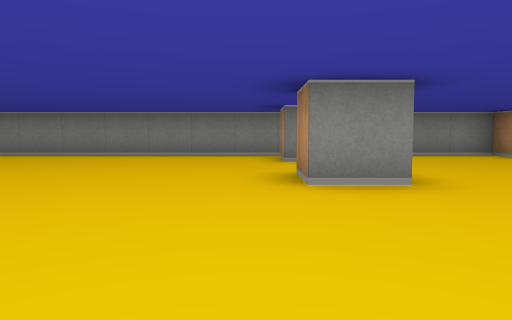
[1] (above)

24 first-person views from a walk through a cub3D maze. The camera is about half as high as the walls, tilts 4° down and sees 70° across. The floor is counted in squares. Each view is taken from the middle of a square. On the plan, view 1 faces up. The plan holds only what a view shows up to about 9 squares ahead; the rest is blank.

[2]
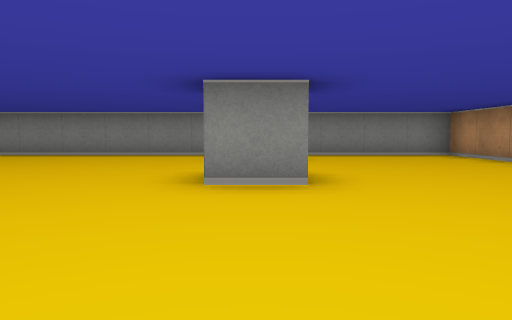

[3]
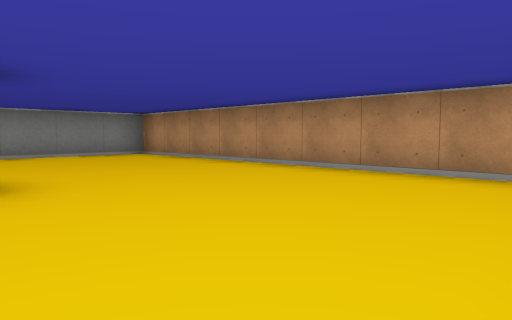

[4]
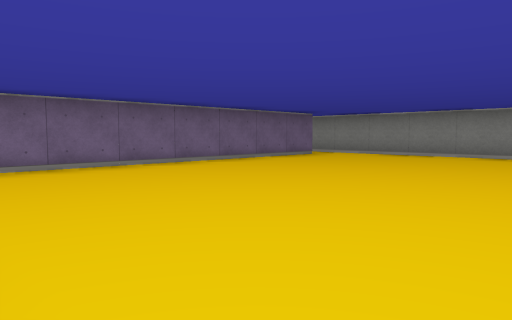

[5]
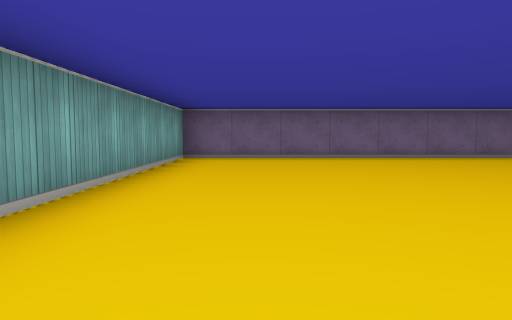

[6]
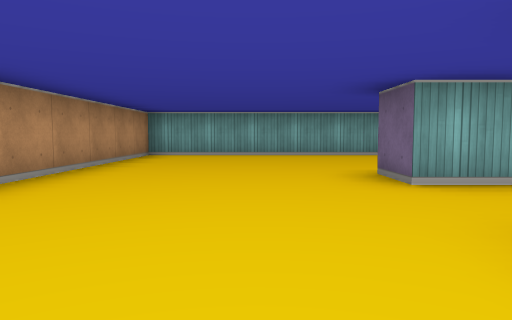

[7]
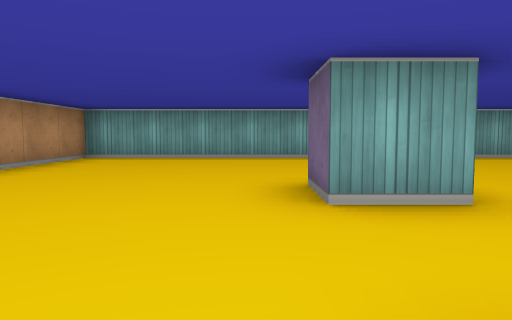

[8]
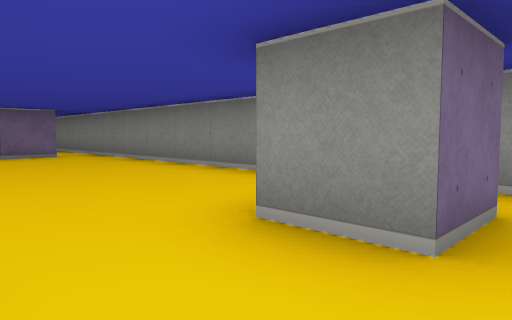

[9]
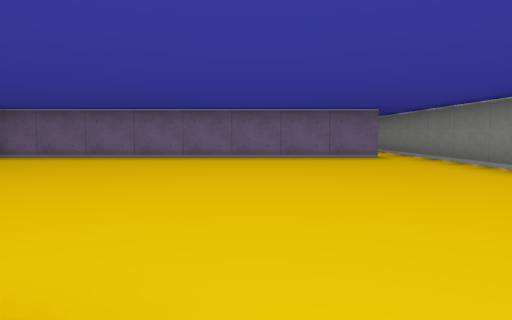

[10]
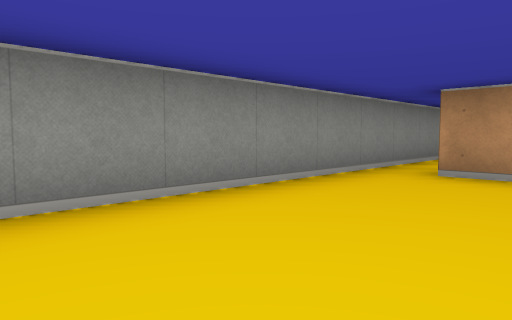

[11]
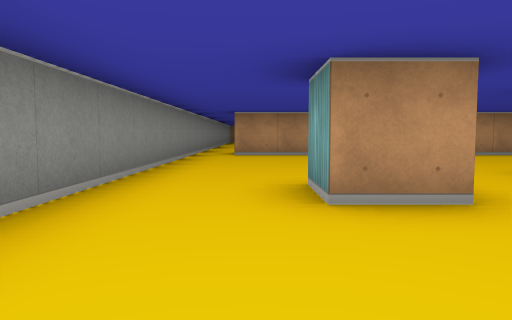

[12]
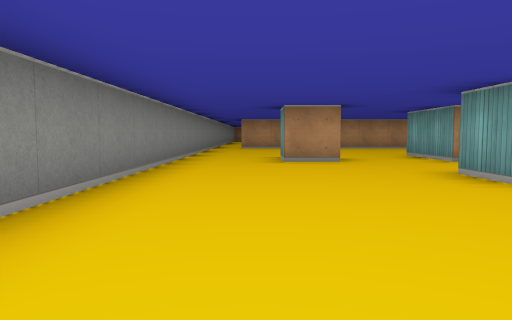

[13]
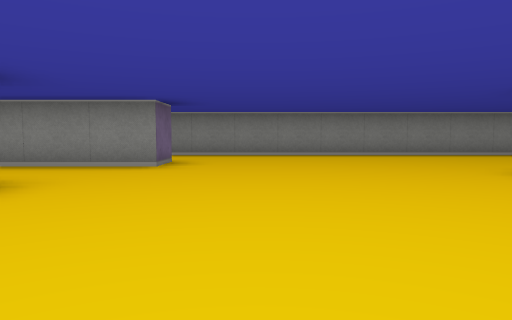

[14]
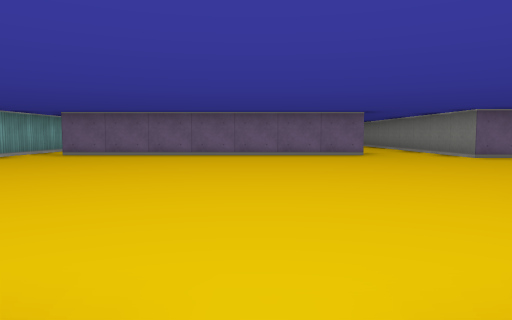

[15]
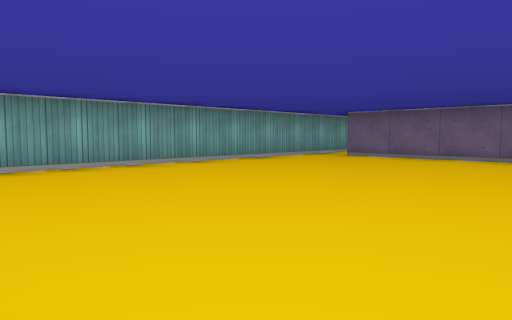

[16]
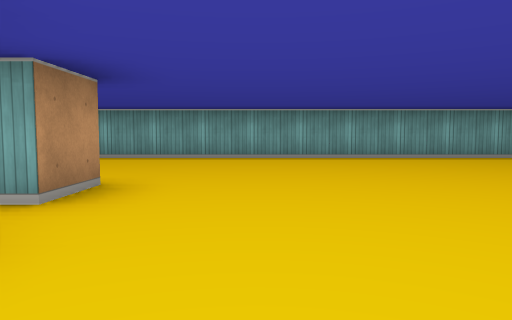

[17]
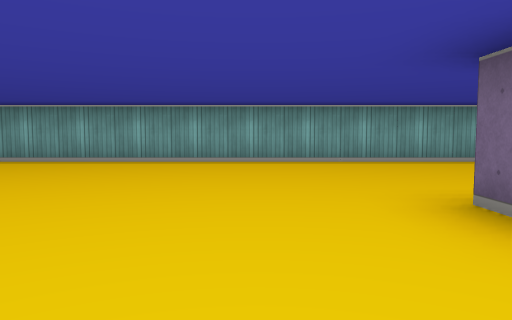

[18]
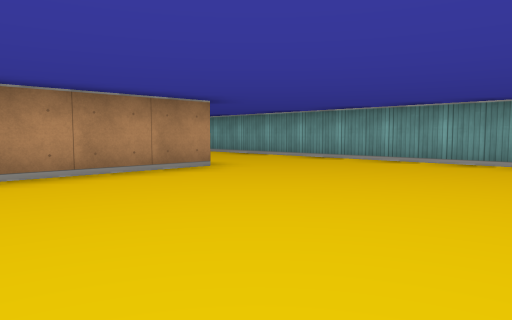

[19]
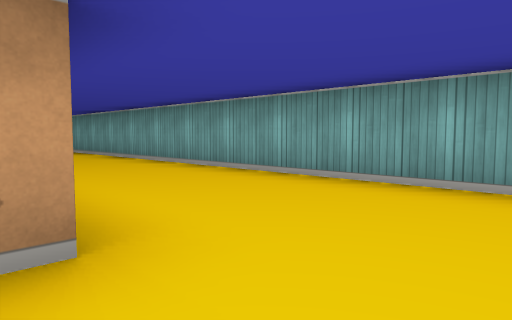

[20]
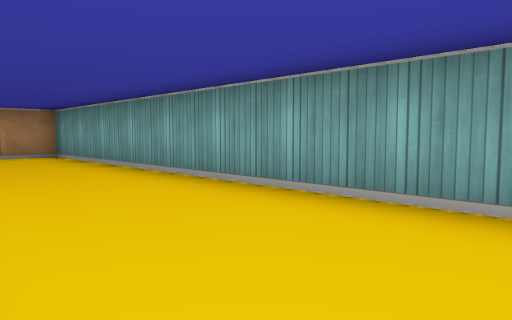

[21]
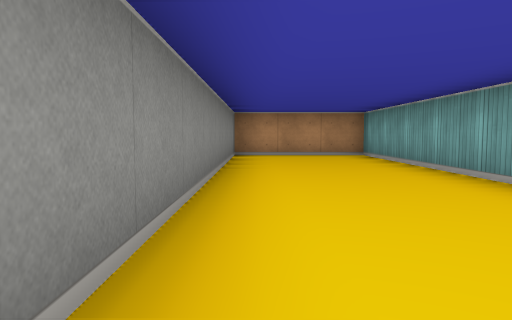

[22]
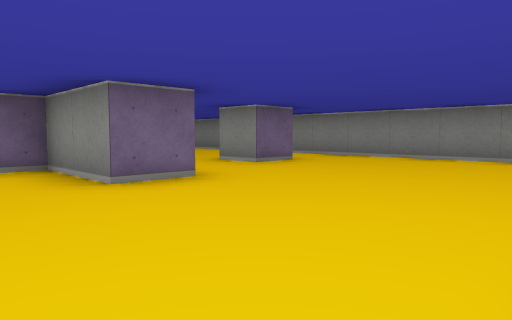

[23]
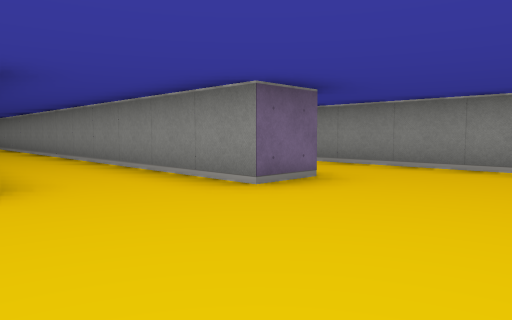

[24]
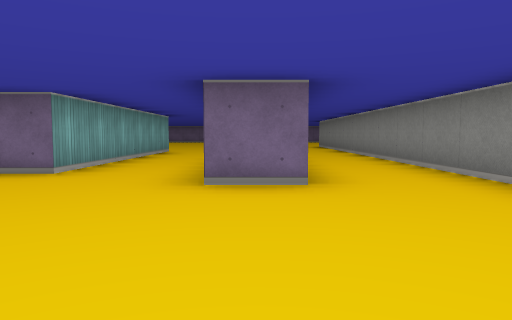

### Floor plan
Points are (right, up) in squares from view 1. A wall is a line through its corners. A room is listed if a view was taken in it or the views show most of it. See-through windows are left out.
Room 1 (views 1, 2, 3, 4, 5, 6, 7, 8, 9)
walls: (0.5, 3.5) (0.5, 4.5) (1.5, 4.5) (1.5, 3.5) (0.5, 3.5); (1.5, 7.6) (1.5, 6.5) (0.5, 6.5) (0.5, 7.4); (-6.5, 7.6) (-6.5, -0.5) (5.5, -0.5) (5.5, 8.5) (-6.5, 8.5)
ways out: opening at (-7, 8) to room 2
Room 2 (views 10, 11, 12, 13, 14, 15, 16, 17, 18, 19, 20, 21, 22, 23, 24)
walls: (-13.5, 3.5) (-11.5, 3.5) (-11.5, 2.5) (-13.5, 2.5) (-13.5, 1.9); (-13.5, 0) (-13.5, -0.5); (-14.5, -0.5) (-14.5, 0.5) (-14.1, 0.5); (-16.5, 4.5) (-15.5, 4.5); (-13.5, 5.5) (-13.5, 6.5) (-12.5, 6.5) (-12.5, 5.5) (-13.5, 5.5); (-21.5, 6.6) (-21.5, 5.5) (-29.2, 5.5); (-7.5, -1.6) (-7.5, 2); (-7.5, 5.8) (-7.5, 7.5); (-23.1, -4.5) (5.5, -4.5) (5.5, -1.5) (-2.4, -1.5); (-6.5, 8.5) (-27, 8.5); (-27.1, 3.5) (-22.5, 3.5) (-22.5, -3.5)
ways out: opening at (-7, 8) to room 1; opening at (-28, 4.5); opening at (-23, -4)

Positions as (right, up) in squares from view 1, and headings:
1: (0, 0), facing up
2: (1, 0), facing up
3: (1, 0), facing up-right
4: (-1, 0), facing up-left
5: (1, 1), facing left
6: (3, 8), facing down
7: (2, 7), facing down
8: (2, 5), facing up-left
9: (1, 5), facing left
10: (-12, 6), facing up-right
11: (-16, 7), facing right
12: (-20, 7), facing right
13: (-20, 0), facing up
14: (-14, 1), facing left
15: (-15, 1), facing down-left
16: (-16, 3), facing down
17: (-12, 2), facing down
18: (-12, 2), facing down-right
19: (-9, -1), facing down-right
20: (-3, -2), facing down-right
21: (-3, -2), facing right
22: (-8, 1), facing up-left
23: (-19, 3), facing up-left
24: (-18, 6), facing left
